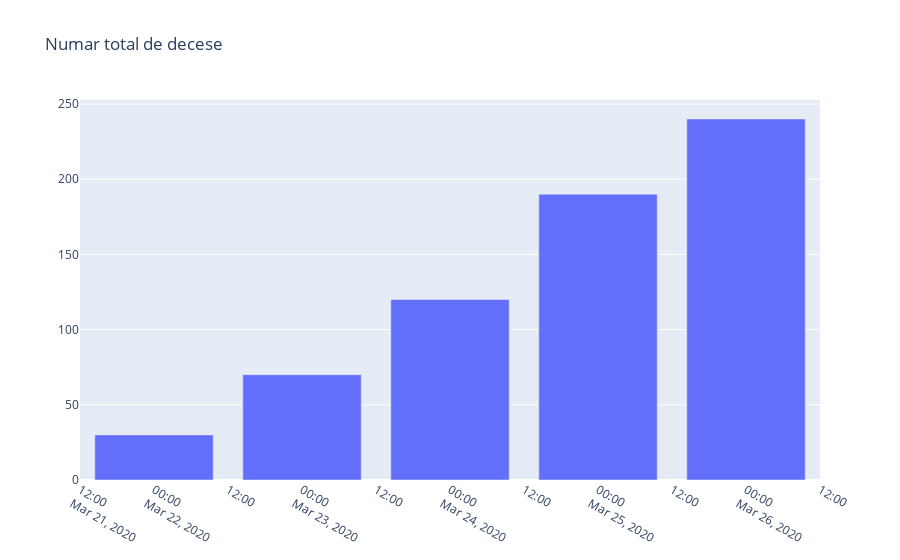

Notebook cell for this chart:
### Code cell
x_d = decese['data']
y1_d = decese['cumulat']
#y2 = total['t1']

fig = go.Figure(data=[
    go.Bar(name='Real', x=x_d, y=y1_d)
])
fig.update_layout(title="Numar total de decese")
fig.show()

### Figure 1 — Plotly figure (JSON) as saved in the notebook; plotly's stock layout.template omitted (floating-point values rounded to 4 significant figures)
{"data": [{"name": "Real", "type": "bar", "x": ["2020-03-22T00:00:00", "2020-03-23T00:00:00", "2020-03-24T00:00:00", "2020-03-25T00:00:00", "2020-03-26T00:00:00"], "y": [30, 70, 120, 190, 240]}], "layout": {"title": {"text": "Numar total de decese"}}}
